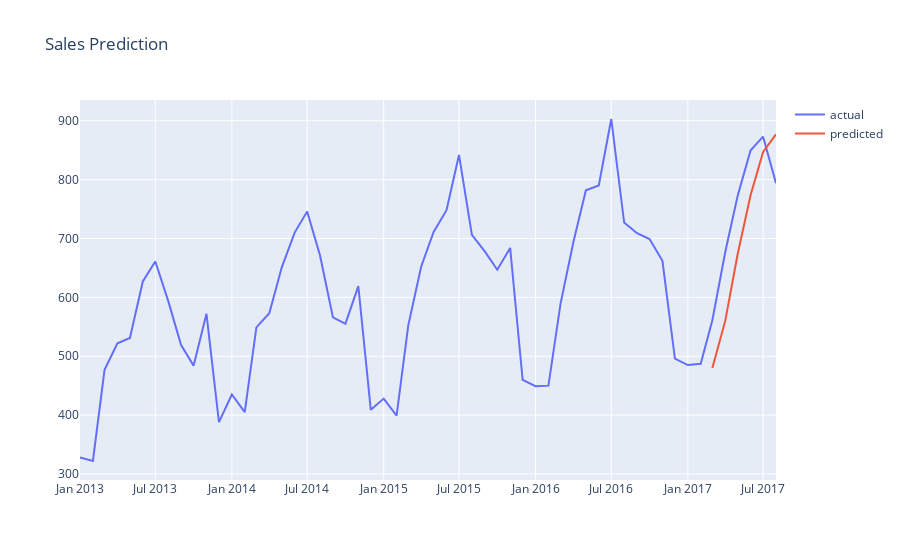

This figure's notebook cell:
### Code cell
#merge with actual sales dataframe
df_sales_pred = pd.merge(df_sales,df_result,on='date',how='left')
#plot actual and predicted
plot_data = [
    go.Scatter(
        x=df_sales_pred['date'],
        y=df_sales_pred['sales'],
        name='actual'
    ),
        go.Scatter(
        x=df_sales_pred['date'],
        y=df_sales_pred['pred_value'],
        name='predicted'
    )
    
]
plot_layout = go.Layout(
        title='Sales Prediction'
    )
fig = go.Figure(data=plot_data, layout=plot_layout)
py.iplot(fig)
